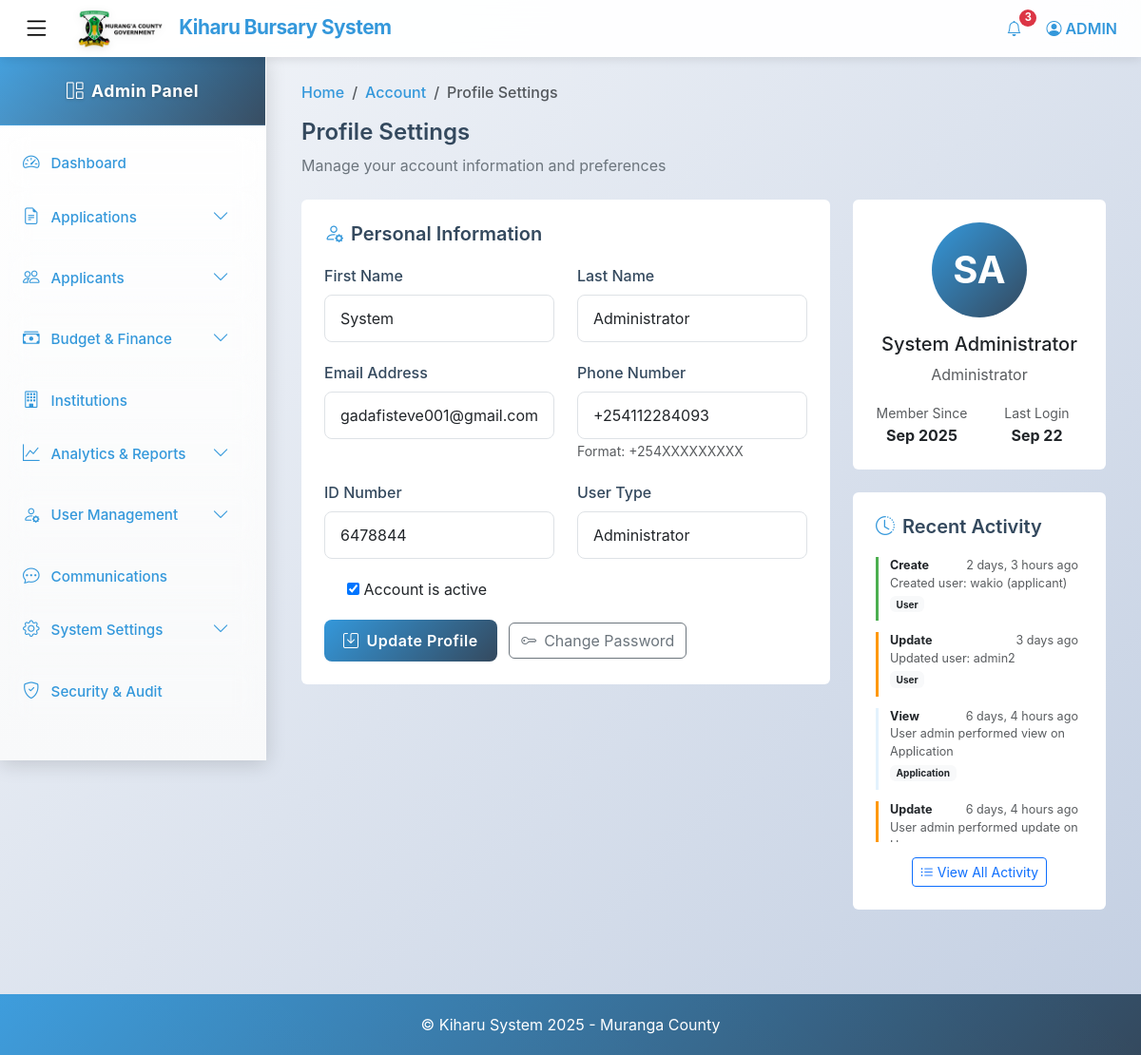
Before: /admin-profile/ (signed in) with the older database file.
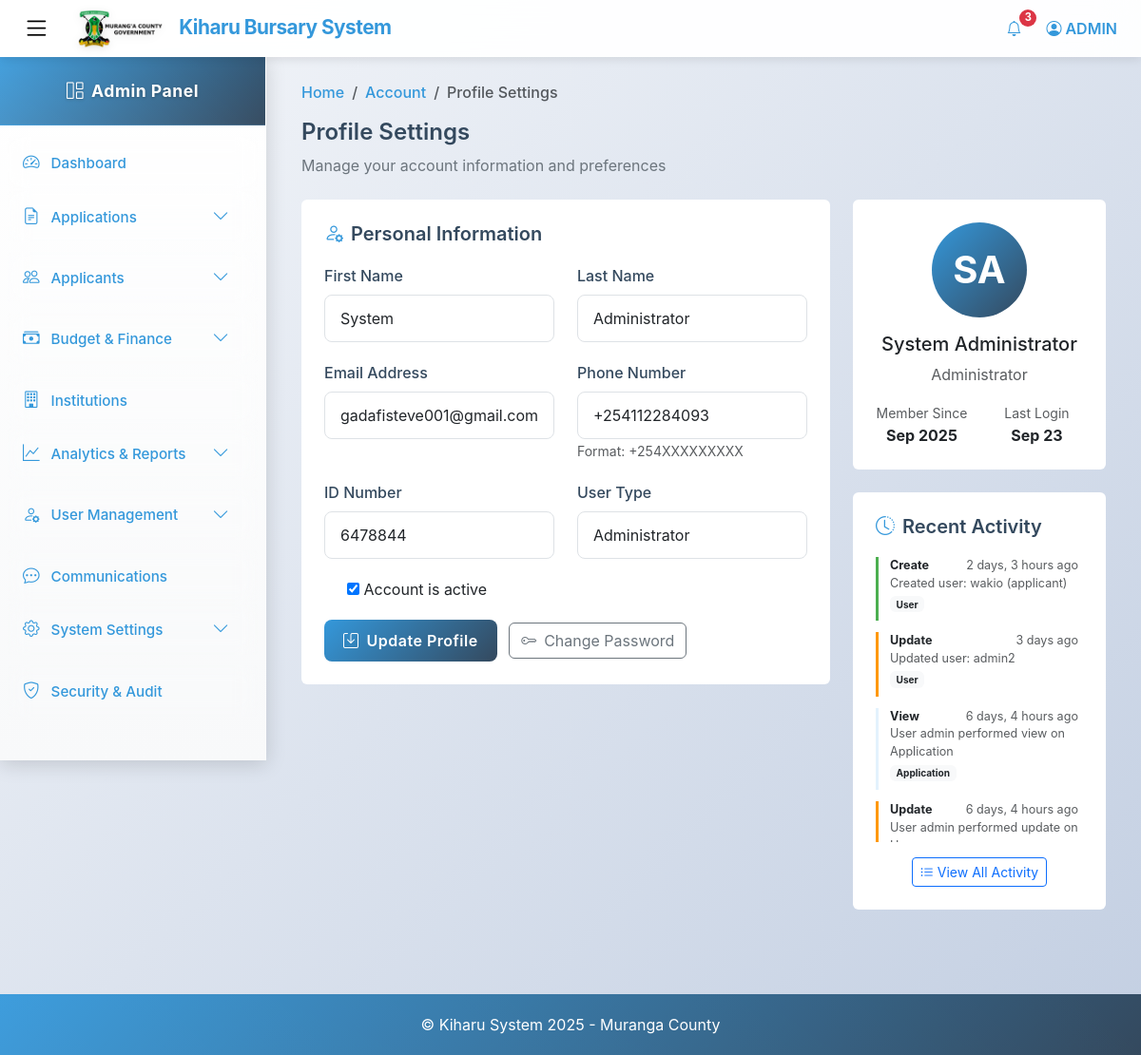
After: the same page with the newer database file.
### kiharu_system/models.py (models this page shows, shortened)
class User(AbstractUser):
    USER_TYPES = (
        ('applicant', 'Applicant'),
        ('admin', 'Administrator'),
        ('reviewer', 'Application Reviewer'),
        ('finance', 'Finance Officer'),
    )
    user_type = models.CharField(max_length=20, choices=USER_TYPES, default='applicant')
    id_number = models.CharField(max_length=20, unique=True, null=True, blank=True)
    phone_regex = RegexValidator(
        regex=r'^\+254\d{9}$',
        message="Phone number must be entered in the format: '+254XXXXXXXXX'. Exactly 12 digits including country code."
    )
    phone_number = models.CharField(validators=[phone_regex], max_length=17, blank=True)

### kiharu_system/views.py (the view)
# urls.py: path('admin-profile/', views.admin_profile_settings, name='admin_profile_settings'),
@login_required
@user_passes_test(is_admin_or_staff)
def admin_profile_settings(request):
    user = request.user
    if request.method == 'POST':
        form = AdminProfileForm(request.POST, instance=user)
        if form.is_valid():
            form.save()
            messages.success(request, 'Profile updated successfully!')
            AuditLog.objects.create(
                user=request.user,
                action='update',
                table_affected='User',
                record_id=str(user.id),
                description=f'Updated profile information',
                ip_address=request.META.get('REMOTE_ADDR', '127.0.0.1')
            )
            return redirect('admin_profile_settings')
    else:
        form = AdminProfileForm(instance=user)
    recent_activities = AuditLog.objects.filter(user=user).order_by('-timestamp')[:10]
    context = {
        'form': form,
        'user': user,
        'recent_activities': recent_activities,
        'page_title': 'Profile Settings',
    }
    return render(request, 'admin/profile_settings.html', context)

### kiharu_system/views.py (called while the page is built)
def is_admin_or_staff(user):
    return user.is_authenticated and (user.is_staff or user.user_type in ['admin', 'reviewer', 'finance'])

### templates/admin/profile_settings.html (shortened to what the changed rows need)
{% extends 'admin_base.html' %}
{% load static %}
{% block content %}
<div class="container-fluid">
    <div class="row">
        <div class="col-lg-8">
            <div class="profile-card">
                <form method="post" class="needs-validation" novalidate>
                    <div class="row">
                        <div class="col-md-6">
                            <div class="form-group">
                                <label class="form-label">First Name</label>
                                {{ form.first_name }}
                            </div>
                        </div>
                        <div class="col-md-6">
                            <div class="form-group">
                                <label class="form-label">Last Name</label>
                                {{ form.last_name }}
                            </div>
                        </div>
                    </div>
                    <div class="row">
                        <div class="col-md-6">
                            <div class="form-group">
                                <label class="form-label">Email Address</label>
                                {{ form.email }}
                            </div>
                        </div>
                        <div class="col-md-6">
                            <div class="form-group">
                                <label class="form-label">Phone Number</label>
                                {{ form.phone_number }}
                                <small class="form-text text-muted">Format: +254XXXXXXXXX</small>
                            </div>
                        </div>
                    </div>
                    <div class="row">
                        <div class="col-md-6">
                            <div class="form-group">
                                <label class="form-label">ID Number</label>
                                {{ form.id_number }}
                            </div>
                        </div>
                        <div class="col-md-6">
                            <div class="form-group">
                                <label class="form-label">User Type</label>
                                {{ form.user_type }}
                            </div>
                        </div>
                    </div>
                    <div class="form-group">
                        <div class="form-check">
                            {{ form.is_active }}
                            <label class="form-check-label" for="{{ form.is_active.id_for_label }}">
                                Account is active
                            </label>
                        </div>
                    </div>
                </form>
            </div>
        </div>
        <div class="col-lg-4">
            <div class="profile-card text-center">
                <div class="profile-avatar">
                    {{ user.first_name.0|default:"U" }}{{ user.last_name.0|default:"" }}
                </div>
                <h5>{{ user.first_name }} {{ user.last_name }}</h5>
                <p class="text-muted">{{ user.get_user_type_display }}</p>
                <div class="row text-center">
                    <div class="col-6">
                        <small class="text-muted">Member Since</small>
                        <div class="fw-bold">{{ user.date_joined|date:"M Y" }}</div>
                    </div>
                    <div class="col-6">
                        <small class="text-muted">Last Login</small>
                        <div class="fw-bold">{{ user.last_login|date:"M d" }}</div>
                    </div>
                </div>
            </div>
        </div>
    </div>
</div>
{% endblock %}

Changed rows visible on the page:
changed User "System": last_login "Sep 22" → "Sep 23"
